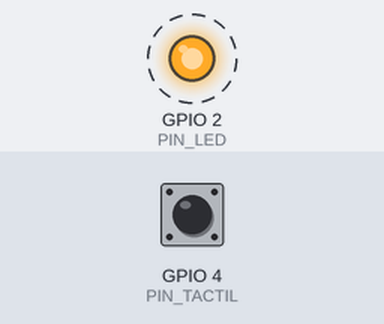
A sketch run on a simulated ESP32. Shown: output pins drawn as LEDs (lit = HIGH). Dashed ring = blinking. Inputs (shaded band) come from the test bench; at power-on: GPIO 4 (PIN_TACTIL) HIGH. What the sketch prints to the serial monitor is not drawn.

Above: at 1.4 s.
Timing chart, 0 to 4.0 s (numbered marks = the images above):
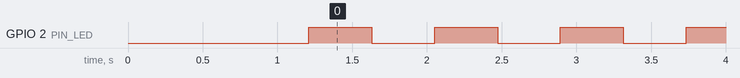

Measured:
- by itself, GPIO 2 (PIN_LED): alternates HIGH for 0.42 s and LOW for 0.42 s

The sketch:

F5.ino
```cpp
const int PIN_TACTIL = T0;
const int PIN_LED = 2;
const int UMBRAL = 800;
const int TIEMPO_DOBLE_TOQUE = 400;

bool estadoLED = false;
bool primerToque = false;
unsigned long tiempoPrimerToque = 0;

void setup() {
  pinMode(PIN_LED, OUTPUT);
  Serial.begin(115200);
  delay(1000);
  Serial.println("Doble toque para cambiar el LED");
}

void loop() {
  int valor = touchRead(PIN_TACTIL);

  if (valor < UMBRAL) {
    if (!primerToque) {
      // Primer toque
      primerToque = true;
      tiempoPrimerToque = millis();
      Serial.println("Primer toque...");
      delay(200);

    } else {
      // Segundo toque
      if (millis() - tiempoPrimerToque < TIEMPO_DOBLE_TOQUE) {
        estadoLED = !estadoLED;
        digitalWrite(PIN_LED, estadoLED);
        Serial.print("Doble toque! LED: ");
        Serial.println(estadoLED ? "ENCENDIDO" : "APAGADO");
      }
      primerToque = false;
      delay(200);
    }
  }

  // Si pasó mucho tiempo
  if (primerToque && millis() - tiempoPrimerToque > TIEMPO_DOBLE_TOQUE) {
    primerToque = false;
    Serial.println("Tiempo agotado, intenta de nuevo");
  }

  delay(10);
}
```
